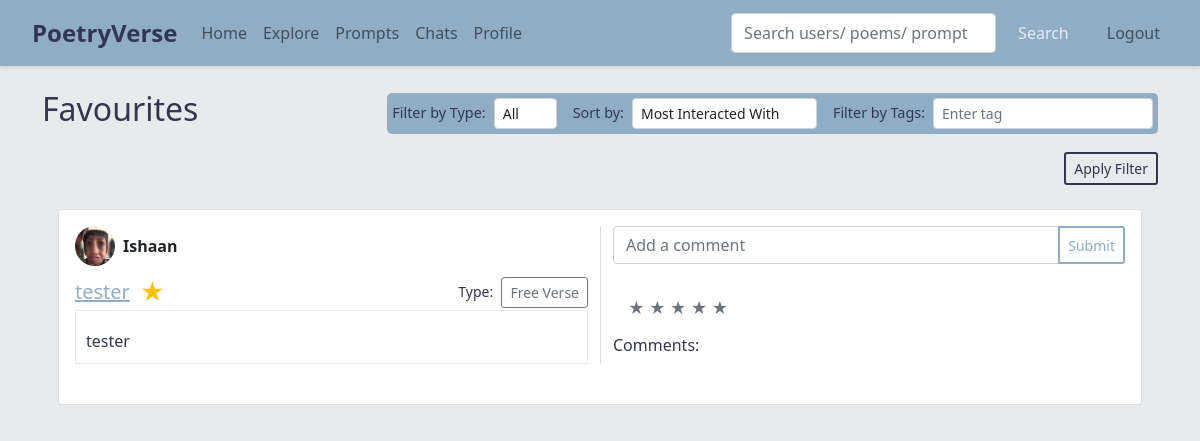
The app's page /favorites (signed in) with its own data.
### app.py (models this page shows)
class Poem(db.Model):
    id = db.Column(db.Integer, primary_key=True)
    title = db.Column(db.String(200), nullable=False)
    content = db.Column(db.Text, nullable=False)
    poem_type = db.Column(db.String(100), nullable=True)
    rating = db.Column(db.Integer, default=0)
    user_id = db.Column(db.Integer, db.ForeignKey('user.id'), nullable=False)
    collection_id = db.Column(db.Integer, db.ForeignKey('collection.id'), nullable=True)
    visibility = db.Column(db.String(10), nullable=False, default='public')
    comments = db.relationship('Comment', backref='poem', lazy=True, cascade="all, delete-orphan")
    tags = db.relationship('Tag', secondary=poem_tags, backref=db.backref('poems', lazy='dynamic'))
    prompt_id = db.Column(db.Integer, db.ForeignKey('prompt.id'), nullable=True)

class User(db.Model, UserMixin):
    id = db.Column(db.Integer, primary_key=True)
    username = db.Column(db.String(150), unique=True, nullable=False)
    email = db.Column(db.String(150), unique=True, nullable=False)
    password = db.Column(db.String(200), nullable=False)
    description = db.Column(db.Text, nullable=True)
    profile_image = db.Column(db.String(300), nullable=True)
    poems = db.relationship('Poem', backref='author', lazy=True)
    collections = db.relationship('Collection', backref='owner', lazy=True)
    favorite_poems = db.relationship('Poem', secondary=favorites, backref=db.backref('favorited_by', lazy='dynamic'))
    following = db.relationship('User', secondary=followers,
                                primaryjoin=(followers.c.follower_id == id),
                                secondaryjoin=(followers.c.followed_id == id),
                                backref=db.backref('followers', lazy='dynamic'),
                                lazy='dynamic')

### app.py (the view)
@app.route('/favorites')
@login_required
def favorites():
    poems = current_user.favorite_poems  # Retrieve all poems favorited by the user
    poem_types = sorted(set(poem.poem_type for poem in poems if poem.poem_type))
    return render_template('favorites.html', poems=poems, poem_types=poem_types)

### app.py (called while the page is built)
@login_manager.user_loader
def load_user(user_id):
    return User.query.get(int(user_id))

### templates/favorites.html (shortened to what this page needs)
{% extends "base.html" %}
{% block content %}
<div class="d-flex justify-content-between align-items-center mb-3">
  <h2>Favourites</h2>
  <div class="d-flex align-items-center filter-div">
    <label for="filterType" class="me-2 mb-0" style="font-size: 0.9rem;">Filter by Type:</label>
    <select id="filterType" class="form-select form-select-sm me-3" style="width: auto;">
      <option value="all">All</option>
    </select>
    <label for="sortBy" class="me-2 mb-0" style="font-size: 0.9rem;">Sort by:</label>
    <select id="sortBy" class="form-select form-select-sm me-3" style="width: auto;">
      <option value="most_interacted">Most Interacted With</option>
    </select>
    <label for="filterTagInput" class="me-2 mb-0" style="font-size: 0.9rem;">Filter by Tags:</label>
    <div style="position: relative; width: auto;">
      <input type="text" id="filterTagInput" class="form-control form-control-sm" placeholder="Enter tag" autocomplete="off">
    </div>
  </div>
</div>
<div class="d-flex justify-content-end align-items-center mb-3">
  <button id="applyTagFilterBtn" class="btn btn-sm btn-primary fav-button">Apply Filter</button>
</div>
<div class="list-group" id="poemList">
  {% for poem in poems %}
  <div class="list-group-item mb-3 custom-bg"
       data-poem-type="{{ poem.poem_type | default('') | lower }}"
       data-poem-id="{{ poem.id }}"
       data-comments="{{ poem.comments|length }}">
    <div class="card">
      <div class="card-body">
        <div class="row">
          <div class="col-md-6">
            <div class="d-flex align-items-center mb-2">
              <a href="{{ url_for('user_profile', user_id=poem.author.id) }}" class="d-flex align-items-center text-decoration-none text-dark">
                {% if poem.author.profile_image %}
                  <img src="{{ poem.author.profile_image }}" alt="Profile Image" style="width: 40px; height: 40px; border-radius: 50%; object-fit: cover; object-position: center; margin-right: 0.5rem;">
                {% else %}
                  <div class="rounded-circle bg-secondary d-flex justify-content-center align-items-center" style="width: 40px; height: 40px; margin-right: 0.5rem;">
                    <span class="text-white" style="font-size: 1rem;">?</span>
                  </div>
                {% endif %}
                <span class="fw-bold">{{ poem.author.username }}</span>
              </a>
            </div>
            <div class="d-flex justify-content-between align-items-center">
              <div class="d-flex justify-content-between align-items-center poem-header">
                <a href="{{ url_for('view_poem', poem_id=poem.id) }}" class="poem-link">
                  <h5 class="card-title mb-0">{{ poem.title }}</h5>
                </a>
                <button class="favorite-btn" data-poem-id="{{ poem.id }}">
                  <span class="star-icon {% if poem in current_user.favorite_poems %}text-warning{% else %}text-secondary{% endif %}">
                    &#9733;
                  </span>
                </button>
              </div>
              {% if poem.poem_type %}
              <div>
                <small class="me-1">Type:</small>
                <button class="btn btn-sm btn-outline-secondary" onclick="window.location.href='{{ url_for('explore') }}?type={{ poem.poem_type | lower }}'">
                  {{ poem.poem_type }}
                </button>
              </div>
              {% endif %}
            </div>
            <div class="poem-content-container">
              <p class="card-text mt-2">{{ poem.content | replace('\n', '<br>') | safe }}</p>
            </div>
            <br>
          </div>
          <div class="col-md-6 d-flex flex-column" style="border-left: 1px solid #ddd;">
            <form class="add-comment-form" data-poem-id="{{ poem.id }}">
              <div class="input-group mb-2">
                <input type="text" class="form-control" name="comment" placeholder="Add a comment">
                <button type="submit" class="btn btn-sm btn-outline-primary add-button-new">Submit</button>
              </div>
            </form>
            <br>
            <div class="rating mb-3" data-rating="{{ poem.rating }}" data-poem-id="{{ poem.id }}" style="padding-left: 15px;">
              {% for i in range(1, 6) %}
                <span class="star {% if i <= poem.rating %}text-warning{% else %}text-secondary{% endif %}" data-rating-value="{{ i }}">&#9733;</span>
              {% endfor %}
            </div>
            <div class="comments-container">
              <h6>Comments:</h6>
                {% set sorted_comments = poem.comments|sort(attribute='created_at', reverse=True) %}
            </div>
          </div>
        </div>
      </div>
    </div>
  </div>
  {% endfor %}
</div>
{% endblock %}

### static/css/global.css (style rules this page uses)
body { background-color: #e9eaec; color: #333652; }
.custom-bg { background-color: #e9eaec; border: none !important; color: #333652; }
.add-button-new { background-color: #ffffff; border: 2px solid #90adc6; color: #90adc6; }
.filter-div { background-color: #90adc6; padding: 5px; border-radius: 5px; }
.col-md-6 { display: flex; flex-direction: column; justify-content: space-between; height: 100%; }
.poem-content-container { max-height: 300px; overflow-y: auto; padding: 10px; border: 1px solid #e9eaec; }
.comments-container { display: flex; flex-direction: column; flex-grow: 1; max-height: 100%; }
.poem-link { color: #90adc6; }
.poem-header { display: flex; justify-content: space-between; align-items: center; gap: 10px; }
.favorite-btn { border: none; background: none; padding: 0; font-size: 1.5rem; cursor: pointer; }
.star-icon { font-size: 1.5rem; color: black; transition: color 0.1s ease-in-out; }
.star-icon.text-warning { color: gold; }
.fav-button { background: none !important; border: 2px solid #333652; color: #333652; }

### records on screen
Poem: author.profile_image (picture), author.username "Ishaan", title "tester", poem_type "Free Verse", content "tester", {{ i }} 1 (drawn), {{ i }} 2 (drawn), {{ i }} 3 (drawn), {{ i }} 4 (drawn), {{ i }} 5 (drawn)
